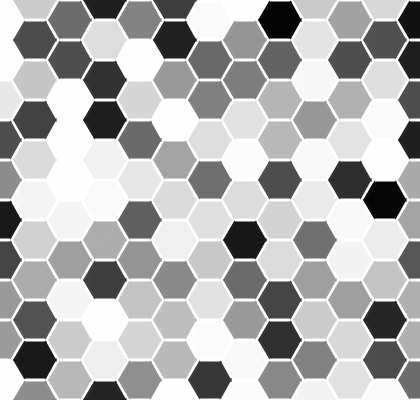
Frame 1 (no input)
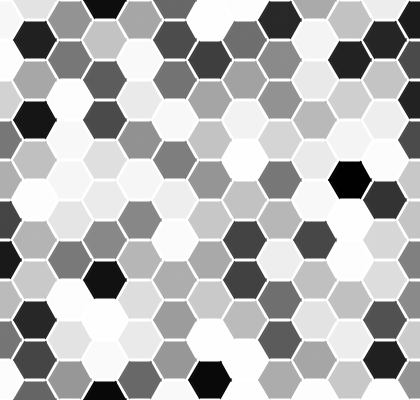
Frame 60 (the mouse pressed at the canvas centre just before this capture)
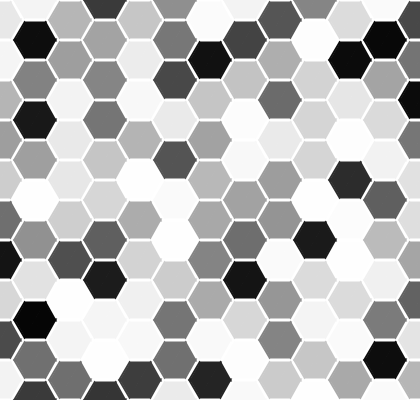
Frame 120 (the mouse held since frame 60 and released just before this capture)

The Processing sketch that drew these frames (run headless with seeded random() and noise(); from frame 60 on, the mouse is pressed at the canvas centre):

// Processing sketch: processing_101034
// ── processing_101034.pde

int yoko = 7;
int tate = 21;

int r = 20;

Hexagon[][] hexa = new Hexagon[yoko][tate];

color bg = color(255);

void setup() {
  size(420, 400);
  background(bg);

  smooth();

  for (int i = 0;i < yoko;i++) {
    for (int j = 0; j < tate;j++) {
      hexa[i][j] = new Hexagon();
    }
  }
}

void draw() {
  background(bg);

  float space = 0;

  for (int i = 0; i < yoko; i++) {
    for (int j = 0; j < tate;j++) {
      if (j % 2 == 0) {
        space = r*3.5 / 2;
      } else {
        space = 0;
      }

      hexa[i][j].tri(i*r*3.5+space, j*r);
    }
  }
}

class Hexagon {
  int r = 20;
  float t = random(TWO_PI);
  float spd = 0.003;

  Hexagon() {
  }

  void tri(float x, float y) {
    float acute_angle = 60; //鋭角
    float obtuse_angle = (180 - acute_angle) / 2; //鈍角
    float val = 360 / acute_angle; //三角形の個数

    for (int i = 0 ; i < val; i++) {
      pushMatrix();
      translate(x, y);
      rotate(radians(360 * i/val));
      strokeWeight(2);
      stroke(255*abs(sin(t)));
      fill(255*abs(sin(t)));
      triangle(0, 0, -r*cos(radians(obtuse_angle)), r*sin(radians(obtuse_angle)), r*cos(radians(obtuse_angle)), r*sin(radians(obtuse_angle)));
      popMatrix();
    }

    t += spd;
  }
}
